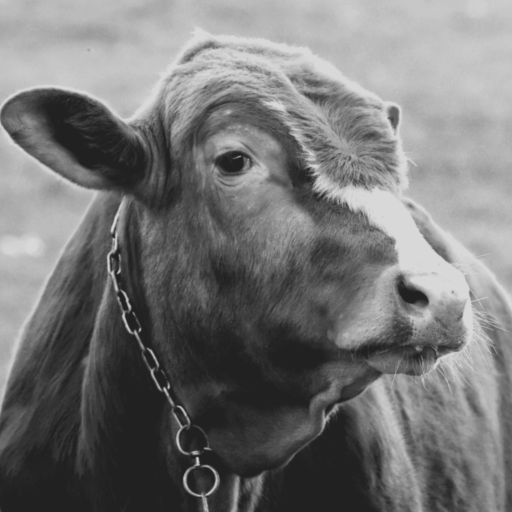
#> input picture examples/befuddled_cow_solver_input.jpg, 1024 x 1024 px, found by its file name (shown at 1/2 size)
$ python generate_option_c_v2.py
#> lines starting #> are read from the running program, lines starting #| are printed output that depends on the picture; after the words box and inside, x2 and y2 are one past the last pixel; in counts of white or black regions, pixels touching at a corner belong together
"""
generate_option_c_v2.py
Option C v2: threshold=0.38 on dark pixels, flood-fill from cow face center,
8px dilation + binary_fill_holes to close internal bright patches (blaze, nose).

The strategy:
  1. Dark mask: pixels < 0.38 = cow body candidates (dark fur)
  2. Flood-fill from seed (col=512, row=400) = cow face center
     → gets the connected dark region = cow body outline
  3. Dilate 8px → bridges thin gaps in the outline
  4. binary_fill_holes → fills interior bright patches (blaze, nose, etc.)
  5. Result: solid white cow on black background
"""
import numpy as np
from pathlib import Path
from PIL import Image
from scipy.ndimage import label, binary_dilation, binary_fill_holes, generate_binary_structure

BASE = Path("/Users/admin/causticsEngineering/examples")
HO   = Path("/Users/admin/causticsEngineering/claude_chat_handoff4")

SRC  = BASE / "befuddled_cow_solver_input.jpg"
OUT  = BASE / "cow2_option_c_v2.png"

img_pil = Image.open(SRC).convert('L')
img = np.array(img_pil, dtype=float) / 255.0
print(f"Image: {img.shape[1]}x{img.shape[0]}  min={img.min():.3f}  max={img.max():.3f}")
#| Image: 1024x1024  min=0.118  max=0.859
print(f"Note: cow body rows ~179-1023 (bright background rows 0-179 excluded from mask)")

# Strategy: restrict to rows 150+ to exclude bright background, use threshold=0.75
# to capture cow body + all bright interior patches (blaze, nose, chain).
# This works because the background at rows 150+ is part of the image with the cow,
# not the pure bright sky at the top — but the key is we're looking at the LARGEST
# connected component in this zone which is the cow body.
THRESHOLD   = 0.75
ROW_CUTOFF  = 150   # rows above this are bright sky background, excluded

# Step 1: Restricted mask
mask = np.zeros_like(img, dtype=bool)
mask[ROW_CUTOFF:, :] = img[ROW_CUTOFF:, :] < THRESHOLD
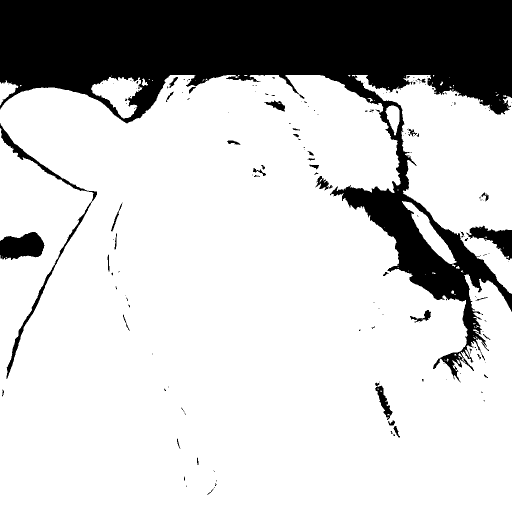
#> mask: shape (1024, 1024) bool (shown at 1/2 size); 78.3% white; 175 black regions (130 under 20 px), largest, box (x1, y1, x2, y2) and area: (0, 0, 1024, 765) 212622, (0, 246, 194, 758) 4151, (0, 464, 89, 520) 3653
mask_pct = 100 * np.mean(mask)
#> mask_pct = 78.27
print(f"Candidate pixels (rows {ROW_CUTOFF}+, value < {THRESHOLD}): {mask_pct:.1f}%")
#| Candidate pixels (rows 150+, value < 0.75): 78.3%

# Step 2: Label connected components, take the LARGEST (= cow body + interior)
labeled, n_components = label(mask)
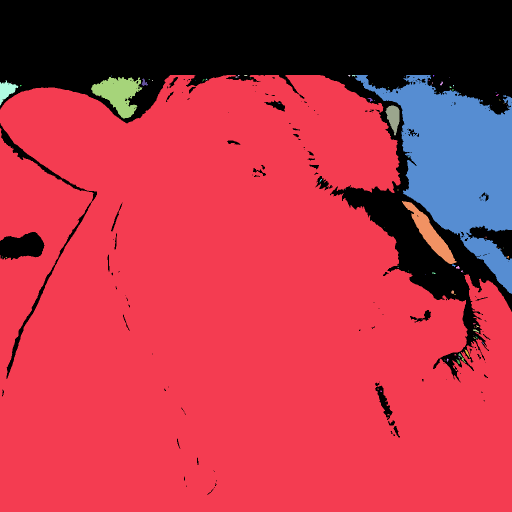
#> labeled: shape (1024, 1024) int32 (shown at 1/2 size); 111 distinct labels, from 0 to 110; one colour per label, 0 black
#> n_components = 110
print(f"Connected components: {n_components}")
#| Connected components: 110

component_sizes = [(np.sum(labeled == i), i) for i in range(1, n_components + 1)]
#> component_sizes = 110 pairs, first value 1 to 748268, second value 1 to 110
component_sizes.sort(reverse=True)
cow_label = component_sizes[0][1]
#> cow_label = 1
cow_size  = component_sizes[0][0]
#> cow_size = 748268
rows_c, cols_c = np.where(labeled == cow_label)
print(f"Largest component (cow): {cow_size:,} px ({100*cow_size/(img.shape[0]*img.shape[1]):.1f}%)  "
      f"centroid=({int(cols_c.mean())}, {int(rows_c.mean())})")
#| Largest component (cow): 748,268 px (71.4%)  centroid=(463, 632)

cow_component = labeled == cow_label
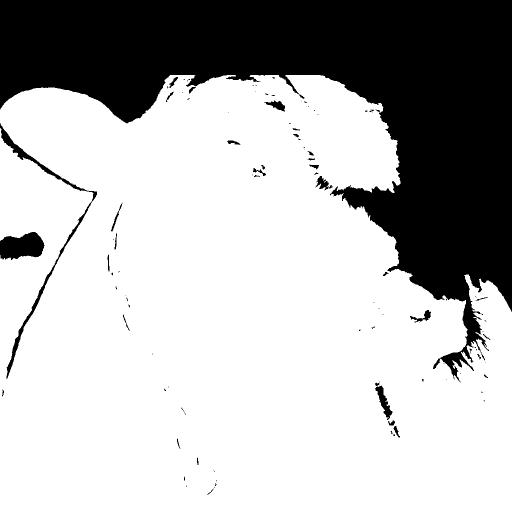
#> cow_component: shape (1024, 1024) bool (shown at 1/2 size); 71.4% white; 110 black regions (71 under 20 px), largest, box (x1, y1, x2, y2) and area: (0, 0, 1024, 765) 288255, (0, 246, 194, 758) 4152, (0, 464, 89, 520) 3659

# Step 3: Dilate 8px to bridge remaining small gaps
struct = generate_binary_structure(2, 1)
cow_dilated = binary_dilation(cow_component, structure=struct, iterations=8)
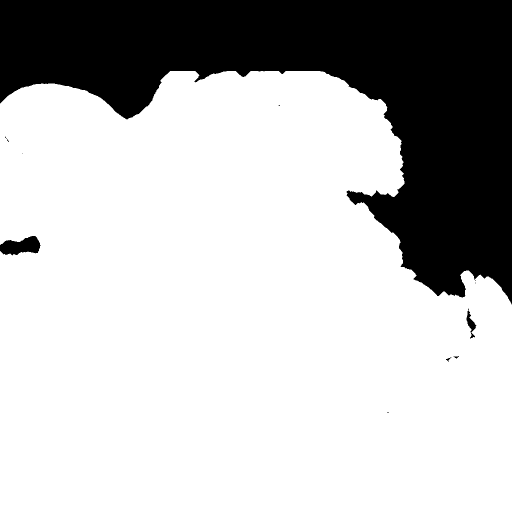
#> cow_dilated: shape (1024, 1024) bool (shown at 1/2 size); 74% white; 10 black regions (5 under 20 px), largest, box (x1, y1, x2, y2) and area: (0, 0, 1024, 609) 269677, (0, 472, 81, 511) 2102, (933, 617, 953, 677) 427, (892, 714, 903, 724) 32, (907, 712, 918, 717) 26
dilated_pct = 100 * np.mean(cow_dilated)
#> dilated_pct = 74.03
print(f"After 8px dilation: {dilated_pct:.1f}%")
#| After 8px dilation: 74.0%

# Step 4: Fill any remaining enclosed holes
cow_filled = binary_fill_holes(cow_dilated)
#> cow_filled: shape (1024, 1024) bool; 74.1% white; 2 black regions, box (x1, y1, x2, y2) and area: (0, 0, 1024, 609) 269675, (0, 472, 81, 511) 2102
filled_pct = 100 * np.mean(cow_filled)
#> filled_pct = 74.08
print(f"After fill_holes: {filled_pct:.1f}%  (target: 70-75%)")
#| After fill_holes: 74.1%  (target: 70-75%)

# Save
out_arr = (cow_filled * 255).astype(np.uint8)
Image.fromarray(out_arr).save(OUT)
print(f"\nSaved: {OUT.name}")

# Handoff resize
ho_img = Image.fromarray(out_arr).convert('RGB')
w, h = ho_img.size
#> w = 1024; h = 1024
scale = min(700/w, 700/h, 1.0)
#> scale = 0.684
if scale < 1.0:
    ho_img = ho_img.resize((int(w*scale), int(h*scale)), Image.LANCZOS)
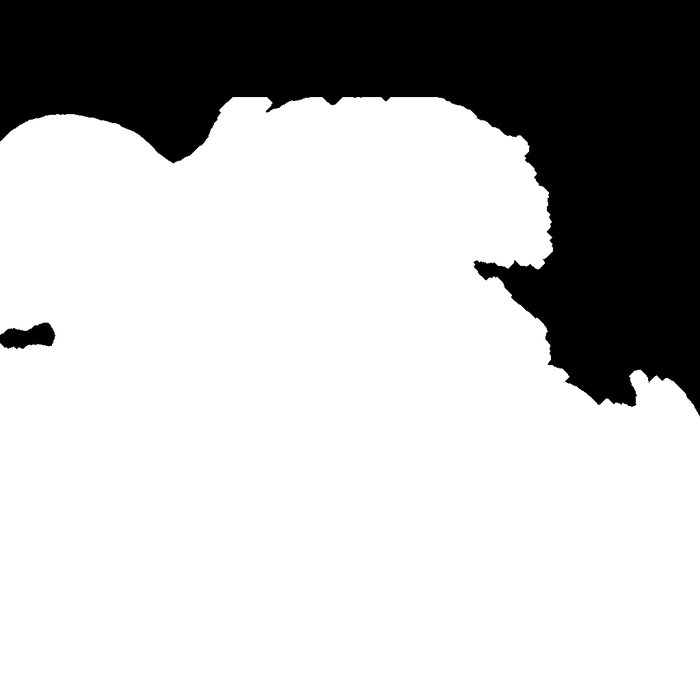
#> ho_img: PIL image 700x700 RGB; min 0, max 255, mean 188.9
ho_path = HO / "L3_option_c_v2.jpg"
ho_img.save(ho_path, quality=85)
#> (the run stopped early here; a loop or call above may not have finished)

$ run again, with examples/cow render.jpg copied over examples/befuddled_cow_solver_input.jpg
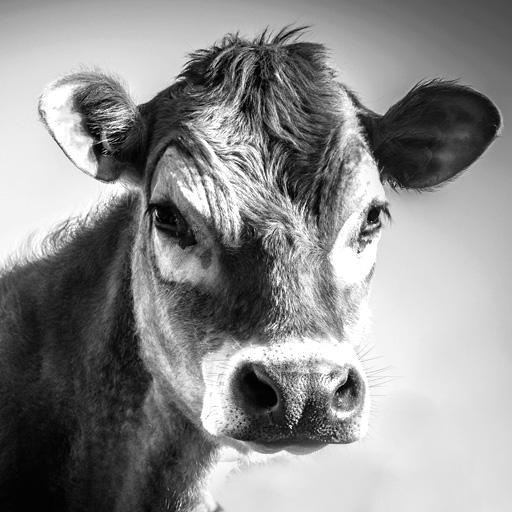
#> input picture examples/cow render.jpg, 512 x 512 px, found by its file name
#| Image: 512x512  min=0.000  max=1.000
#> mask: shape (512, 512) bool; 40.4% white; 135 white regions (126 under 20 px), largest, box (x1, y1, x2, y2) and area: (0, 150, 365, 512) 94981, (366, 150, 512, 282) 9392, (348, 198, 392, 254) 964
#> mask_pct = 40.44
#| Candidate pixels (rows 150+, value < 0.75): 40.4%
#> `labeled, n_components = label(mask)`:
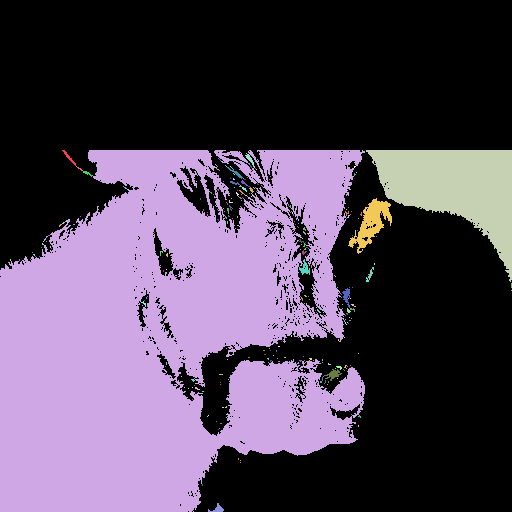
#> labeled: shape (512, 512) int32; 332 distinct labels, from 0 to 331; one colour per label, 0 black
#> n_components = 331
#| Connected components: 331
#> component_sizes = 331 pairs, first value 1 to 94427, second value 1 to 331
#> cow_label = 2
#> cow_size = 94427
#| Largest component (cow): 94,427 px (36.0%)  centroid=(165, 334)
#> cow_component: shape (512, 512) bool; 36% white; 1 white region, box (x1, y1, x2, y2) and area: (0, 150, 365, 512) 94427
#> cow_dilated: shape (512, 512) bool; 43.3% white; 1 white region, box (x1, y1, x2, y2) and area: (0, 142, 373, 512) 113567
#> dilated_pct = 43.32
#| After 8px dilation: 43.3%
#> `cow_filled = binary_fill_holes(cow_dilated)`:
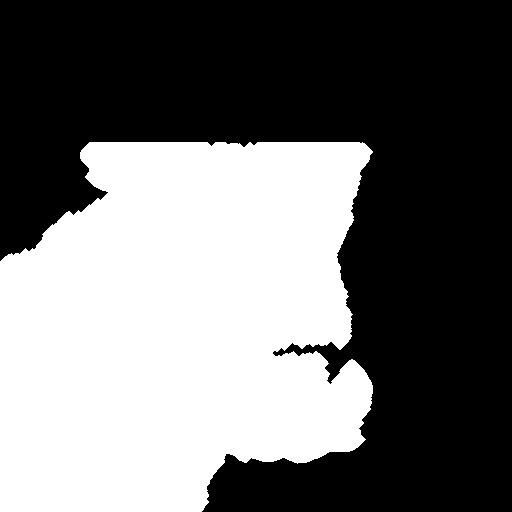
#> cow_filled: shape (512, 512) bool; 43.7% white; 1 white region, box (x1, y1, x2, y2) and area: (0, 142, 373, 512) 114621
#> filled_pct = 43.72
#| After fill_holes: 43.7%  (target: 70-75%)
